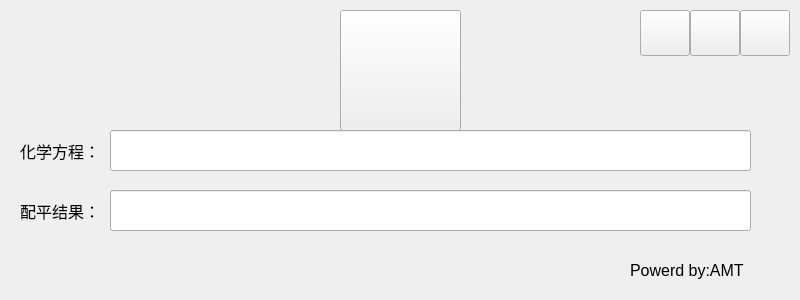
<?xml version="1.0" encoding="UTF-8"?>
<ui version="4.0">
 <class>MainWindow</class>
 <widget class="QMainWindow" name="MainWindow">
  <property name="geometry">
   <rect>
    <x>0</x>
    <y>0</y>
    <width>800</width>
    <height>300</height>
   </rect>
  </property>
  <property name="minimumSize">
   <size>
    <width>800</width>
    <height>300</height>
   </size>
  </property>
  <property name="maximumSize">
   <size>
    <width>800</width>
    <height>300</height>
   </size>
  </property>
  <property name="windowTitle">
   <string>ChemistryCal</string>
  </property>
  <property name="windowIcon">
   <iconset resource="res.qrc">
    <normaloff>:/img/icon1.ico</normaloff>:/img/icon1.ico</iconset>
  </property>
  <property name="windowOpacity">
   <double>1.000000000000000</double>
  </property>
  <property name="autoFillBackground">
   <bool>false</bool>
  </property>
  <property name="styleSheet">
   <string notr="true"/>
  </property>
  <widget class="QWidget" name="centralwidget">
   <property name="styleSheet">
    <string notr="true"/>
   </property>
   <widget class="QLineEdit" name="leInput">
    <property name="geometry">
     <rect>
      <x>110</x>
      <y>130</y>
      <width>641</width>
      <height>41</height>
     </rect>
    </property>
    <property name="font">
     <font>
      <pointsize>12</pointsize>
     </font>
    </property>
   </widget>
   <widget class="QLineEdit" name="leOutput">
    <property name="geometry">
     <rect>
      <x>110</x>
      <y>190</y>
      <width>641</width>
      <height>41</height>
     </rect>
    </property>
    <property name="font">
     <font>
      <pointsize>12</pointsize>
     </font>
    </property>
    <property name="readOnly">
     <bool>true</bool>
    </property>
   </widget>
   <widget class="QLabel" name="label">
    <property name="geometry">
     <rect>
      <x>20</x>
      <y>140</y>
      <width>91</width>
      <height>21</height>
     </rect>
    </property>
    <property name="font">
     <font>
      <pointsize>12</pointsize>
     </font>
    </property>
    <property name="text">
     <string>化学方程：</string>
    </property>
   </widget>
   <widget class="QLabel" name="label_2">
    <property name="geometry">
     <rect>
      <x>20</x>
      <y>200</y>
      <width>91</width>
      <height>21</height>
     </rect>
    </property>
    <property name="font">
     <font>
      <pointsize>12</pointsize>
     </font>
    </property>
    <property name="text">
     <string>配平结果：</string>
    </property>
   </widget>
   <widget class="QLabel" name="label_3">
    <property name="geometry">
     <rect>
      <x>630</x>
      <y>260</y>
      <width>141</width>
      <height>20</height>
     </rect>
    </property>
    <property name="font">
     <font>
      <pointsize>12</pointsize>
     </font>
    </property>
    <property name="text">
     <string>Powerd by:AMT</string>
    </property>
   </widget>
   <widget class="QPushButton" name="pushButton_4">
    <property name="geometry">
     <rect>
      <x>340</x>
      <y>10</y>
      <width>121</width>
      <height>121</height>
     </rect>
    </property>
    <property name="font">
     <font>
      <pointsize>12</pointsize>
     </font>
    </property>
    <property name="styleSheet">
     <string notr="true">image: url(:/img/1.jpeg);</string>
    </property>
    <property name="text">
     <string/>
    </property>
   </widget>
   <widget class="QPushButton" name="pushButton_2">
    <property name="geometry">
     <rect>
      <x>690</x>
      <y>10</y>
      <width>50</width>
      <height>46</height>
     </rect>
    </property>
    <property name="maximumSize">
     <size>
      <width>50</width>
      <height>50</height>
     </size>
    </property>
    <property name="font">
     <font>
      <pointsize>22</pointsize>
     </font>
    </property>
    <property name="styleSheet">
     <string notr="true">image: url(:/img/3.jpg);</string>
    </property>
    <property name="text">
     <string/>
    </property>
   </widget>
   <widget class="QPushButton" name="pushButton">
    <property name="geometry">
     <rect>
      <x>640</x>
      <y>10</y>
      <width>50</width>
      <height>46</height>
     </rect>
    </property>
    <property name="maximumSize">
     <size>
      <width>50</width>
      <height>50</height>
     </size>
    </property>
    <property name="font">
     <font>
      <pointsize>22</pointsize>
     </font>
    </property>
    <property name="styleSheet">
     <string notr="true">image: url(:/img/1.jpg);</string>
    </property>
    <property name="text">
     <string/>
    </property>
   </widget>
   <widget class="QPushButton" name="pushButton_3">
    <property name="enabled">
     <bool>true</bool>
    </property>
    <property name="geometry">
     <rect>
      <x>740</x>
      <y>10</y>
      <width>50</width>
      <height>46</height>
     </rect>
    </property>
    <property name="minimumSize">
     <size>
      <width>0</width>
      <height>0</height>
     </size>
    </property>
    <property name="maximumSize">
     <size>
      <width>50</width>
      <height>50</height>
     </size>
    </property>
    <property name="font">
     <font>
      <pointsize>22</pointsize>
     </font>
    </property>
    <property name="styleSheet">
     <string notr="true">image: url(:/img/2.jpg);</string>
    </property>
    <property name="text">
     <string/>
    </property>
   </widget>
  </widget>
  <action name="actionHelp">
   <property name="icon">
    <iconset resource="res.qrc">
     <normaloff>:/img/yjtp (1).ico</normaloff>:/img/yjtp (1).ico</iconset>
   </property>
   <property name="text">
    <string>帮助</string>
   </property>
  </action>
 </widget>
 <resources>
  <include location="res.qrc"/>
 </resources>
 <connections/>
</ui>
